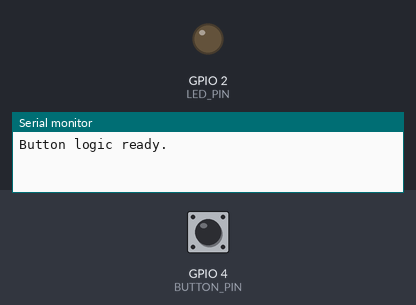
The sketch below on a simulated ESP32. Parts: output pins drawn as LEDs (lit = HIGH), the last lines printed to the serial monitor. The inputs (shaded band) are chosen by the test bench; at power-on: GPIO 4 (BUTTON_PIN) HIGH.

Above: at 1.2 s.
1.3 s: GPIO 4 (BUTTON_PIN) pulled LOW for 0.15 s
At 2.2 s:
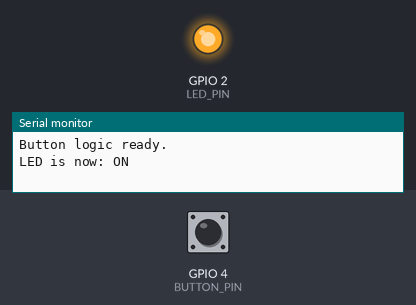
2.9 s: GPIO 4 (BUTTON_PIN) pulled LOW for 1 s
At 3.4 s:
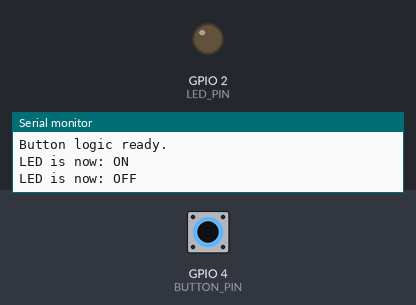
5.4 s: GPIO 4 (BUTTON_PIN) pulled LOW for 3.2 s
At 6.5 s:
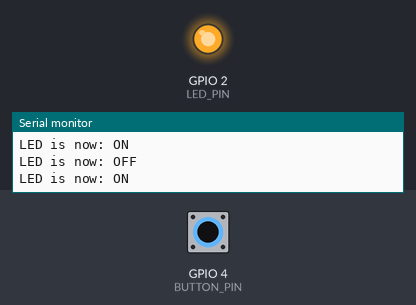
Timing chart, 0 to 8.4 s (numbered marks = the images above; inputs shaded):
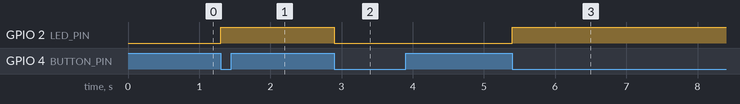

The sketch:

button-toggle-led.ino
```cpp
/*
  ESP32 Button Logic
  Written by Gareth Erwin
  Absolute Nerd Books

  Reads a push button on GPIO 4 and toggles an LED on GPIO 2.
*/

#define BUTTON_PIN 4
#define LED_PIN 2

bool ledState = false;
bool lastButtonState = HIGH;

void setup() {
  Serial.begin(115200);

  pinMode(BUTTON_PIN, INPUT_PULLUP);
  pinMode(LED_PIN, OUTPUT);

  digitalWrite(LED_PIN, LOW);

  Serial.println("Button logic ready.");
}

void loop() {
  bool buttonState = digitalRead(BUTTON_PIN);

  if (lastButtonState == HIGH && buttonState == LOW) {
    ledState = !ledState;
    digitalWrite(LED_PIN, ledState);

    Serial.print("LED is now: ");
    Serial.println(ledState ? "ON" : "OFF");

    delay(250);
  }

  lastButtonState = buttonState;
}
```

Measured:
- after the input at 1.3 s, GPIO 2 (LED_PIN): LOW → HIGH at once
- after the input at 2.9 s, GPIO 2 (LED_PIN): HIGH → LOW at once
- after the input at 5.4 s, GPIO 2 (LED_PIN): LOW → HIGH at once
